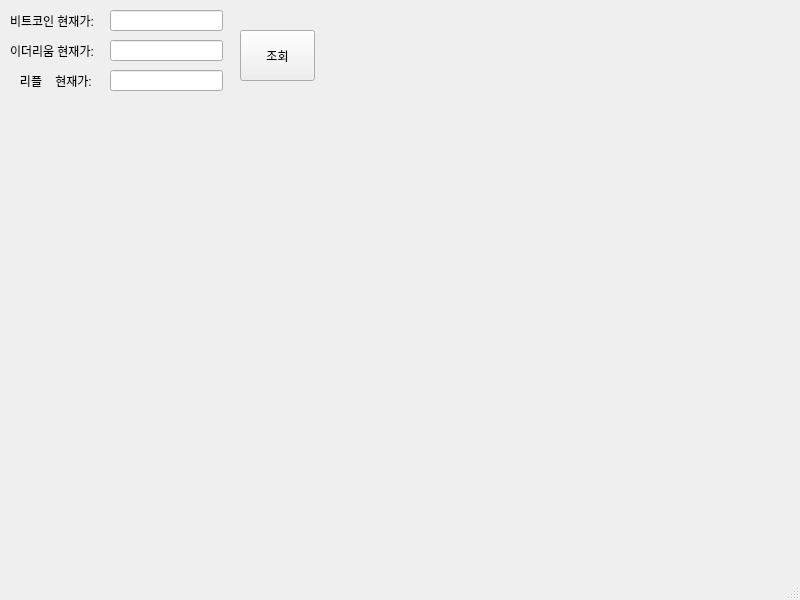
<?xml version="1.0" encoding="UTF-8"?>
<ui version="4.0">
 <class>MainWindow</class>
 <widget class="QMainWindow" name="MainWindow">
  <property name="geometry">
   <rect>
    <x>0</x>
    <y>0</y>
    <width>800</width>
    <height>600</height>
   </rect>
  </property>
  <property name="windowTitle">
   <string>업비트 시세 조회기</string>
  </property>
  <property name="windowIcon">
   <iconset>
    <normaloff>../../../Downloads/themeisle-icons-graphics/PNG/009-price.png</normaloff>../../../Downloads/themeisle-icons-graphics/PNG/009-price.png</iconset>
  </property>
  <widget class="QWidget" name="centralwidget">
   <widget class="QPushButton" name="pushButton">
    <property name="geometry">
     <rect>
      <x>240</x>
      <y>30</y>
      <width>75</width>
      <height>51</height>
     </rect>
    </property>
    <property name="text">
     <string>조회</string>
    </property>
   </widget>
   <widget class="QLabel" name="label">
    <property name="geometry">
     <rect>
      <x>10</x>
      <y>10</y>
      <width>121</width>
      <height>21</height>
     </rect>
    </property>
    <property name="text">
     <string>비트코인 현재가:</string>
    </property>
   </widget>
   <widget class="QLineEdit" name="BTC_Edit">
    <property name="geometry">
     <rect>
      <x>110</x>
      <y>10</y>
      <width>113</width>
      <height>21</height>
     </rect>
    </property>
   </widget>
   <widget class="QLabel" name="label_2">
    <property name="geometry">
     <rect>
      <x>10</x>
      <y>40</y>
      <width>121</width>
      <height>21</height>
     </rect>
    </property>
    <property name="text">
     <string>이더리움 현재가:</string>
    </property>
   </widget>
   <widget class="QLineEdit" name="ETH_Edit">
    <property name="geometry">
     <rect>
      <x>110</x>
      <y>40</y>
      <width>113</width>
      <height>21</height>
     </rect>
    </property>
   </widget>
   <widget class="QLabel" name="label_3">
    <property name="geometry">
     <rect>
      <x>10</x>
      <y>70</y>
      <width>121</width>
      <height>21</height>
     </rect>
    </property>
    <property name="text">
     <string>   리플    현재가:</string>
    </property>
   </widget>
   <widget class="QLineEdit" name="XRP_Edit">
    <property name="geometry">
     <rect>
      <x>110</x>
      <y>70</y>
      <width>113</width>
      <height>21</height>
     </rect>
    </property>
   </widget>
  </widget>
  <widget class="QMenuBar" name="menubar">
   <property name="geometry">
    <rect>
     <x>0</x>
     <y>0</y>
     <width>800</width>
     <height>21</height>
    </rect>
   </property>
  </widget>
  <widget class="QStatusBar" name="statusbar"/>
 </widget>
 <resources/>
 <connections/>
</ui>
